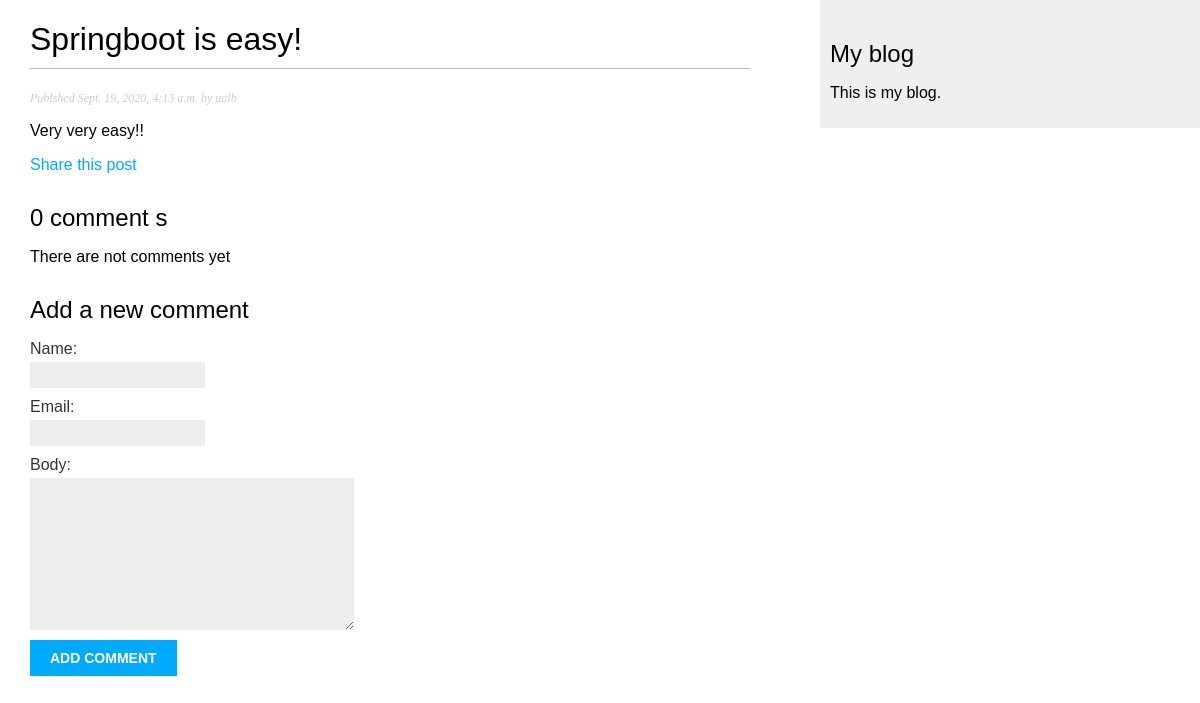
The page /blog/2020/9/19/springboot-easy/ on the database as committed earlier.
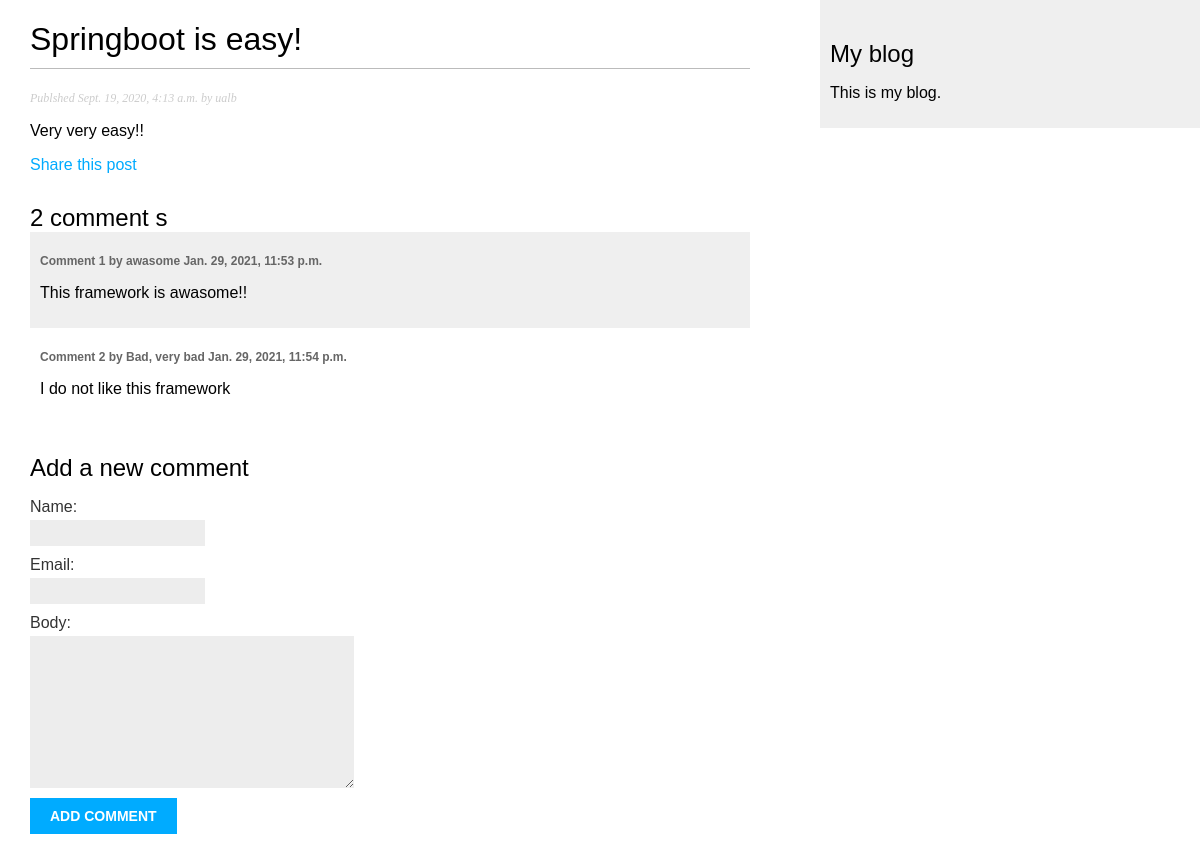
The same page on the database as committed later.
### blog/models.py (models this page shows, shortened)
class Comment(models.Model):
    post = models.ForeignKey(Post,
                            on_delete=models.CASCADE,
                            related_name='comments')
    name = models.CharField(max_length=80)
    email = models.EmailField()
    body = models.TextField()
    created = models.DateTimeField(auto_now_add=True)
    updated = models.DateTimeField(auto_now=True)
    active = models.BooleanField(default=True)
    class Meta:
        ordering = ('created', )

### blog/views.py (the view)
# urls.py: path('<int:year>/<int:month>/<int:day>/<slug:post>/', views.post_detail, name='post_detail'),
def post_detail(request, year, month, day, post):
    post = get_object_or_404(Post,
                            slug=post,
                            status='published',
                            publish__year=year,
                            publish__month=month,
                            publish__day=day)
    comments = post.comments.filter(active=True)
    new_comment = None
    if request.method == 'POST':
        comment_form = CommentForm(data=request.POST)
        if comment_form.is_valid():
            new_comment = comment_form.save(commit=False)
            new_comment.post = post
            new_comment.save()
    else:
        comment_form = CommentForm()
    return render(request,
                'blog/post/detail.html',
                {'post': post,
                'comments': comments,
                'new_comment': new_comment,
                'comment_form': comment_form})

### blog/forms.py
class CommentForm(forms.ModelForm):
    class Meta:
        model = Comment
        fields = ('name', 'email', 'body')

### blog/templates/blog/post/detail.html (shortened to what this page needs)
{% extends "blog/base.html" %}
{% block content %}
    <h1>{{ post.title}}</h1>
    <p class="date">Publshed {{ post.publish }} by {{ post.author }}</p>
    {{ post.body|linebreaks }}
    <p>
        <a href="{% url "blog:post_share" post.id %}">
            Share this post
        </a>
    </p>
    {% with comments.count as total_comments %}
        <h2>
            {{ total_comments }} comment {{ total_comments|pluralize }}
        </h2>
    {% endwith %}
    {% for comment in comments %}
        <div class="comment">
            <p class="info">
                Comment {{ forloop.counter }} by {{ comment.name }} {{ comment.created }}
            </p>
            {{ comment.body|linebreaks }}
        </div>
    {% empty %}
        <p>There are not comments yet</p>
    {% endfor %}
    {% if new_comment %}
        <h2>Your comment has been added.</h2>
    {% else %}
        <h2>Add a new comment</h2>
        <form method="POST">
            {{ comment_form.as_p }}
            <p><input type="submit" value="Add comment"></p>
        </form>
    {% endif %}
{% endblock %}

Rows that differ between the two databases and show on the page:
added Comment: name "awasome", created "Jan. 29, 2021, 11:53 p.m.", body "This framework is awasome!!"
added Comment: name "Bad, very bad", created "Jan. 29, 2021, 11:54 p.m.", body "I do not like this framework"
Other text that changed with them:
{{ total_comments }}: "0" → "2"
text no longer shown: "There are not comments yet"
